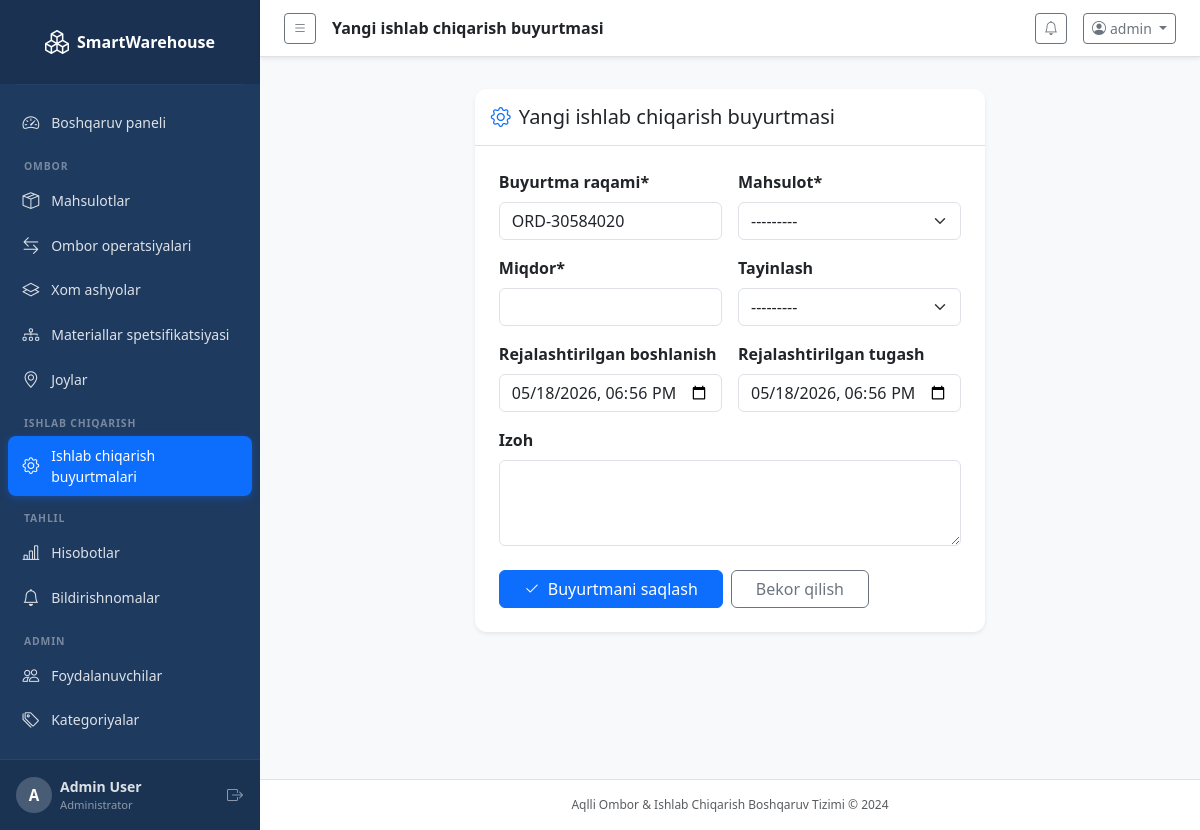
The page /production/orders/new/ (signed in) on the database its author committed.
### accounts/models.py (models this page shows, shortened)
class CustomUser(AbstractUser):
    ROLE_CHOICES = [
        ('admin', 'Administrator'),
        ('warehouse_manager', 'Ombor boshqaruvchisi'),
        ('production_manager', 'Ishlab chiqarish boshqaruvchisi'),
        ('worker', 'Ishchi'),
    ]
    role = models.CharField(max_length=30, choices=ROLE_CHOICES, default='worker')
    phone = models.CharField(max_length=20, blank=True)
    department = models.CharField(max_length=100, blank=True)
    is_active = models.BooleanField(default=True)
    def __str__(self):
        return f'{self.get_full_name() or self.username} ({self.get_role_display()})'
    @property
    def is_admin(self):
        return self.role == 'admin' or self.is_superuser

### production/views.py (the view, shortened to what this page needs)
# urls.py: path('orders/new/', views.order_create, name='order_create'),
@login_required
def order_create(request):
    form = ProductionOrderForm(request.POST or None)
    return render(request, 'production/order_form.html', {'form': form, 'title': 'Yangi ishlab chiqarish buyurtmasi'})

### production/forms.py (shortened to what this page needs)
class ProductionOrderForm(forms.ModelForm):
    class Meta:
        model = ProductionOrder
        fields = ['order_number', 'product', 'quantity', 'assigned_to', 'planned_start', 'planned_end', 'notes']
        widgets = {
            'order_number': forms.TextInput(attrs={'class': 'form-control'}),
            'product': forms.Select(attrs={'class': 'form-select'}),
            'quantity': forms.NumberInput(attrs={'class': 'form-control', 'min': '1', 'step': '0.01'}),
            'assigned_to': forms.Select(attrs={'class': 'form-select'}),
            'planned_start': forms.DateTimeInput(attrs={'class': 'form-control', 'type': 'datetime-local'}),
            'planned_end': forms.DateTimeInput(attrs={'class': 'form-control', 'type': 'datetime-local'}),
            'notes': forms.Textarea(attrs={'class': 'form-control', 'rows': 3}),
        }

### dashboard/context_processors.py (called while the page is built)
def notifications_processor(request):
    if request.user.is_authenticated:
        unread_notifications = Notification.objects.filter(is_read=False).order_by('-created_at')[:10]
        unread_count = Notification.objects.filter(is_read=False).count()
        return {
            'unread_notifications': unread_notifications,
            'unread_count': unread_count,
        }
    return {}

### inventory/models.py (called while the page is built)
    def __str__(self):
        return f'{self.product_name} ({self.sku})'

### templates/production/order_form.html (shortened to what this page needs)
{% extends 'base.html' %}
{% block page_title %}{{ title }}{% endblock %}
{% block content %}
<div class="row justify-content-center mt-3">
  <div class="col-lg-7">
    <div class="card border-0 shadow-sm">
      <div class="card-header bg-white border-bottom py-3">
        <h5 class="mb-0"><i class="bi bi-gear me-2 text-primary"></i>{{ title }}</h5>
      </div>
      <div class="card-body p-4">
        <form method="post">
          <div class="row g-3">
            <div class="col-md-6">
              <label class="form-label fw-semibold">Buyurtma raqami*</label>
              {{ form.order_number }}
            </div>
            <div class="col-md-6">
              <label class="form-label fw-semibold">Mahsulot*</label>
              {{ form.product }}
            </div>
            <div class="col-md-6">
              <label class="form-label fw-semibold">Miqdor*</label>
              {{ form.quantity }}
            </div>
            <div class="col-md-6">
              <label class="form-label fw-semibold">Tayinlash</label>
              {{ form.assigned_to }}
            </div>
            <div class="col-md-6">
              <label class="form-label fw-semibold">Rejalashtirilgan boshlanish</label>
              {{ form.planned_start }}
            </div>
            <div class="col-md-6">
              <label class="form-label fw-semibold">Rejalashtirilgan tugash</label>
              {{ form.planned_end }}
            </div>
            <div class="col-12">
              <label class="form-label fw-semibold">Izoh</label>
              {{ form.notes }}
            </div>
          </div>
          <div class="d-flex gap-2 mt-4">
            <button type="submit" class="btn btn-primary px-4"><i class="bi bi-check2 me-2"></i>Buyurtmani saqlash</button>
            <a href="{% url 'production:order_list' %}" class="btn btn-outline-secondary px-4">Bekor qilish</a>
          </div>
        </form>
      </div>
    </div>
  </div>
</div>
{% endblock %}

### templates/base.html (shortened to what this page needs)
<!DOCTYPE html>
<html lang="en">
<head>
  <link href="https://cdn.jsdelivr.net/npm/bootstrap@5.3.3/dist/css/bootstrap.min.css" rel="stylesheet">
  <link href="https://cdn.jsdelivr.net/npm/bootstrap-icons@1.11.3/font/bootstrap-icons.min.css" rel="stylesheet">
  <link href="/static/css/custom.css" rel="stylesheet">
</head>
<body class="bg-light">
{% if user.is_authenticated %}
<div class="d-flex" id="wrapper">
  <nav id="sidebar" class="sidebar d-flex flex-column flex-shrink-0 p-0">
    <a href="{% url 'dashboard:index' %}" class="sidebar-brand d-flex align-items-center justify-content-center py-4 px-3 text-decoration-none">
      <i class="bi bi-boxes me-2 fs-4"></i>
      <span class="fs-6 fw-bold">SmartWarehouse</span>
    </a>
    <hr class="sidebar-divider mx-3 my-0">
    <ul class="nav flex-column px-2 py-3 flex-grow-1">
      <li class="nav-item">
        <a class="nav-link sidebar-link {% if request.resolver_match.app_name == 'dashboard' and request.resolver_match.url_name == 'index' %}active{% endif %}"
           href="{% url 'dashboard:index' %}">
          <i class="bi bi-speedometer2"></i><span>Boshqaruv paneli</span>
        </a>
      </li>
      <li class="sidebar-section-label">OMBOR</li>
      <li class="nav-item">
        <a class="nav-link sidebar-link {% if request.resolver_match.app_name == 'inventory' and 'product' in request.resolver_match.url_name %}active{% endif %}"
           href="{% url 'inventory:product_list' %}">
          <i class="bi bi-box-seam"></i><span>Mahsulotlar</span>
        </a>
      </li>
      <li class="nav-item">
        <a class="nav-link sidebar-link {% if request.resolver_match.app_name == 'inventory' and 'transaction' in request.resolver_match.url_name %}active{% endif %}"
           href="{% url 'inventory:transaction_list' %}">
          <i class="bi bi-arrow-left-right"></i><span>Ombor operatsiyalari</span>
        </a>
      </li>
      <li class="nav-item">
        <a class="nav-link sidebar-link {% if request.resolver_match.app_name == 'inventory' and 'raw_material' in request.resolver_match.url_name %}active{% endif %}"
           href="{% url 'inventory:raw_material_list' %}">
          <i class="bi bi-layers"></i><span>Xom ashyolar</span>
        </a>
      </li>
      <li class="nav-item">
        <a class="nav-link sidebar-link {% if request.resolver_match.app_name == 'inventory' and 'bom' in request.resolver_match.url_name %}active{% endif %}"
           href="{% url 'inventory:bom_list' %}">
          <i class="bi bi-diagram-3"></i><span>Materiallar spetsifikatsiyasi</span>
        </a>
      </li>
      <li class="nav-item">
        <a class="nav-link sidebar-link {% if request.resolver_match.app_name == 'inventory' and 'location' in request.resolver_match.url_name %}active{% endif %}"
           href="{% url 'inventory:location_list' %}">
          <i class="bi bi-geo-alt"></i><span>Joylar</span>
        </a>
      </li>
      <li class="sidebar-section-label">ISHLAB CHIQARISH</li>
      <li class="nav-item">
        <a class="nav-link sidebar-link {% if request.resolver_match.app_name == 'production' %}active{% endif %}"
           href="{% url 'production:order_list' %}">
          <i class="bi bi-gear"></i><span>Ishlab chiqarish buyurtmalari</span>
        </a>
      </li>
      <li class="sidebar-section-label">TAHLIL</li>
      <li class="nav-item">
        <a class="nav-link sidebar-link {% if request.resolver_match.app_name == 'reports' %}active{% endif %}"
           href="{% url 'reports:index' %}">
          <i class="bi bi-bar-chart-line"></i><span>Hisobotlar</span>
        </a>
      </li>
      <li class="nav-item">
        <a class="nav-link sidebar-link {% if request.resolver_match.app_name == 'dashboard' and request.resolver_match.url_name == 'notifications' %}active{% endif %}"
           href="{% url 'dashboard:notifications' %}">
          <i class="bi bi-bell"></i><span>Bildirishnomalar</span>
        </a>
      </li>
      {% if user.is_admin %}
      <li class="sidebar-section-label">ADMIN</li>
      <li class="nav-item">
        <a class="nav-link sidebar-link {% if request.resolver_match.app_name == 'accounts' and 'user' in request.resolver_match.url_name %}active{% endif %}"
           href="{% url 'accounts:users' %}">
          <i class="bi bi-people"></i><span>Foydalanuvchilar</span>
        </a>
      </li>
      <li class="nav-item">
        <a class="nav-link sidebar-link" href="{% url 'inventory:category_list' %}">
          <i class="bi bi-tags"></i><span>Kategoriyalar</span>
        </a>
      </li>
      {% endif %}
    </ul>
    <div class="sidebar-footer px-3 py-3">
      <div class="d-flex align-items-center gap-2">
        <div class="avatar-circle">{{ user.username|first|upper }}</div>
        <div class="flex-grow-1 overflow-hidden">
          <div class="fw-semibold text-truncate small">{{ user.get_full_name|default:user.username }}</div>
          <div class="text-muted" style="font-size:0.7rem">{{ user.get_role_display }}</div>
        </div>
        <form method="post" action="{% url 'accounts:logout' %}" class="d-inline">{% csrf_token %}<button type="submit" class="btn btn-link text-muted p-0" title="Chiqish"><i class="bi bi-box-arrow-right"></i></button></form>
      </div>
    </div>
  </nav>
  <div id="page-content-wrapper" class="flex-grow-1 d-flex flex-column min-vh-100">
    <nav class="navbar navbar-expand navbar-light bg-white border-bottom px-4 py-2 sticky-top shadow-sm">
      <button class="btn btn-sm btn-outline-secondary me-3" id="sidebarToggle">
        <i class="bi bi-list"></i>
      </button>
      <span class="navbar-text fw-semibold text-dark">{% block page_title %}{% endblock %}</span>
      <div class="ms-auto d-flex align-items-center gap-3">
        <div class="dropdown">
          <a class="btn btn-sm btn-outline-secondary position-relative" data-bs-toggle="dropdown" href="#">
            <i class="bi bi-bell"></i>
          </a>
        </div>
        <div class="dropdown">
          <a class="btn btn-sm btn-outline-secondary dropdown-toggle" data-bs-toggle="dropdown" href="#">
            <i class="bi bi-person-circle me-1"></i>{{ user.username }}
          </a>
        </div>
      </div>
    </nav>
    <div class="px-4 pt-3">
    </div>
    <main class="flex-grow-1 px-4 pb-4">
{% endif %}
{% block content %}{% endblock %}
{% if user.is_authenticated %}
    </main>
    <footer class="text-center text-muted py-3 border-top bg-white" style="font-size:0.75rem">
      Aqlli Ombor &amp; Ishlab Chiqarish Boshqaruv Tizimi &copy; 2024
    </footer>
  </div>
</div>
{% endif %}
</body>
</html>

### static/css/custom.css (style rules this page uses)
:root { --sidebar-width: 260px; --sidebar-bg: #1e3a5f; --sidebar-text: rgba(255,255,255,0.85); --sidebar-active: rgba(255,255,255,0.12); --accent: #0d6efd; }
#sidebar { width: var(--sidebar-width); min-width: var(--sidebar-width); background: var(--sidebar-bg); color: var(--sidebar-text); transition: width 0.25s ease; overflow: hidden; }
.sidebar-brand { color: #fff !important; font-size: 1rem; background: rgba(0,0,0,0.15); min-height: 64px; }
.sidebar-brand i { font-size: 1.5rem; }
.sidebar-link { color: var(--sidebar-text); border-radius: 8px; padding: 0.55rem 0.9rem; display: flex; align-items: center; gap: 0.75rem; font-size: 0.875rem; transition: background 0.15s, color 0.15s; margin-bottom: 2px; }
.sidebar-link.active { background: var(--accent); color: #fff; box-shadow: 0 2px 8px rgba(13,110,253,0.35); }
.sidebar-link i { font-size: 1.05rem; flex-shrink: 0; }
.sidebar-section-label { font-size: 0.65rem; font-weight: 700; letter-spacing: 0.08em; text-transform: uppercase; color: rgba(255,255,255,0.4); padding: 0.6rem 1rem 0.25rem; margin-top: 0.25rem; }
hr.sidebar-divider { border-color: rgba(255,255,255,0.1); }
.sidebar-footer { background: rgba(0,0,0,0.12); border-top: 1px solid rgba(255,255,255,0.08); }
.sidebar-footer .text-muted { color: rgba(255,255,255,0.5) !important; }
#page-content-wrapper { min-width: 0; background: #f8f9fb; }
.avatar-circle { width: 36px; height: 36px; border-radius: 50%; background: rgba(255,255,255,0.2); color: #fff; display: flex; align-items: center; justify-content: center; font-weight: 700; font-size: 0.95rem; flex-shrink: 0; }
.text-primary { color: #0d6efd !important; }
.card { border-radius: 12px; }
.card-header { border-radius: 12px 12px 0 0 !important; }

### rows shown on the page
CustomUser: username|first "A", get_full_name "Admin User", role "Administrator", username "admin"

### other values the page prints
{{ title }} "Yangi ishlab chiqarish buyurtmasi"
